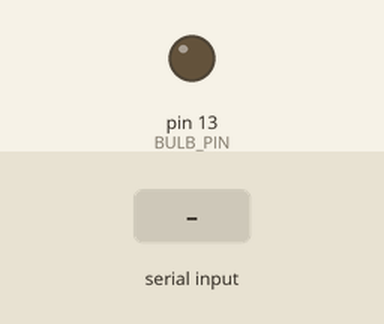
This sketch was run on a simulated Arduino Uno, built with avr-gcc and run on an emulated ATmega328P. Parts: output pins drawn as LEDs (lit = HIGH). Dashed ring = blinking. Inputs (shaded band) come from the test bench.

Above: at 1.2 s.
1.3 s: "F" received over Serial
At 1.4 s:
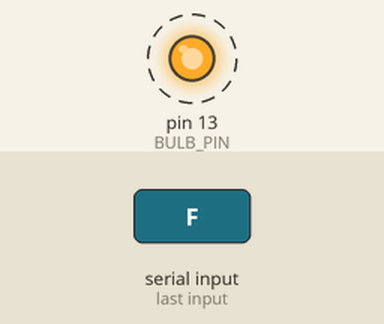
Timing chart, 0 to 4.3 s (numbered marks = the images above; inputs shaded):
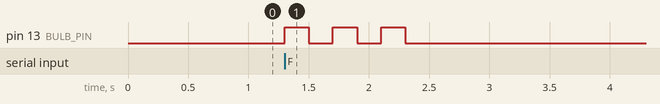

The sketch:

arduino_light.ino
```cpp
const int BULB_PIN = 13;

void setup() {
  Serial.begin(9600);
  pinMode(BULB_PIN, OUTPUT);
  digitalWrite(BULB_PIN, LOW);
}

void loop() {
  if (Serial.available() > 0) {
    char incoming = Serial.read();
    if (incoming == 'F') {
      flashBulb();
    }
  }
}

void flashBulb() {
  for (int i = 0; i < 3; i++) {
    digitalWrite(BULB_PIN, HIGH);
    delay(200);
    digitalWrite(BULB_PIN, LOW);
    delay(200);
  }
}
```

Measured:
- after the input at 1.3 s, pin 13 (BULB_PIN): alternates HIGH for 0.20 s and LOW for 0.20 s, 6 changes in all, then stays LOW, starting at once
